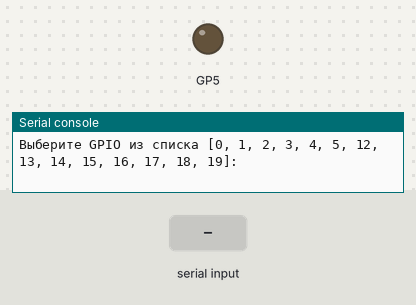
This program was run on a simulated Raspberry Pi Pico running MicroPython. Parts: output pins drawn as LEDs (lit = HIGH), the last lines printed to the serial console. Dashed ring = blinking. The test bench sets the inputs (shaded band).

Above: at 1.2 s.
1.3 s: "5" typed at the serial console, then Enter
2.8 s: "1" typed at the serial console, then Enter
At 3.6 s:
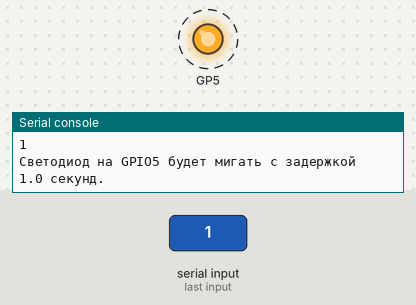
Timing chart, 0 to 11.8 s (numbered marks = the images above; inputs shaded):
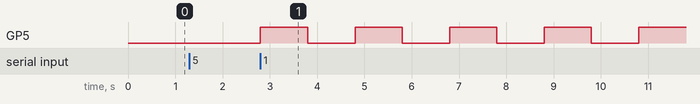

The program:

NewBlink.py
```python
# Video https://youtu.be/mq8XYwWEfO8
# Post http://kontakts.ru/showthread.php/40902?p=86264#post86264
# Telega https://t.me/MrMicroPython
# Импорт только нужных частей
from machine import Pin
from time import sleep

# Доступные пины (можно поменять под свою схему)
available_pins = [0,1,2, 3, 4, 5, 12, 13, 14, 15, 16, 17, 18, 19]

# Выбор GPIO
while True:
    try:
        pin_num = int(input(f"Выберите GPIO из списка {available_pins}: "))
        if pin_num in available_pins:
            break
        else:
            print("Ошибка: Выбранный пин недоступен. Попробуйте снова.")
    except ValueError:
        print("Ошибка: Введите целое число.")

# Создаём объект для управления светодиодом
led = Pin(pin_num, Pin.OUT)

# Выбор времени задержки
while True:
    try:
        delay = float(input("Введите задержку мигания (от 0.5 до 10 сек): "))
        if 0.5 <= delay <= 10:
            break
        else:
            print("Ошибка: Введите число в диапазоне от 0.5 до 10 секунд.")
    except ValueError:
        print("Ошибка: Введите число.")

print(f"Светодиод на GPIO{pin_num} будет мигать с задержкой {delay} секунд.")

# Основной цикл мигания
try:
    while True:
        led.value(1)  # Включить светодиод
        sleep(delay)
        led.value(0)  # Выключить
        sleep(delay)
except KeyboardInterrupt:
    print("\nВыход из программы.")
```

Measured:
- after the input at 2.8 s, GP5: alternates HIGH for 1.0 s and LOW for 1.0 s, starting at once
